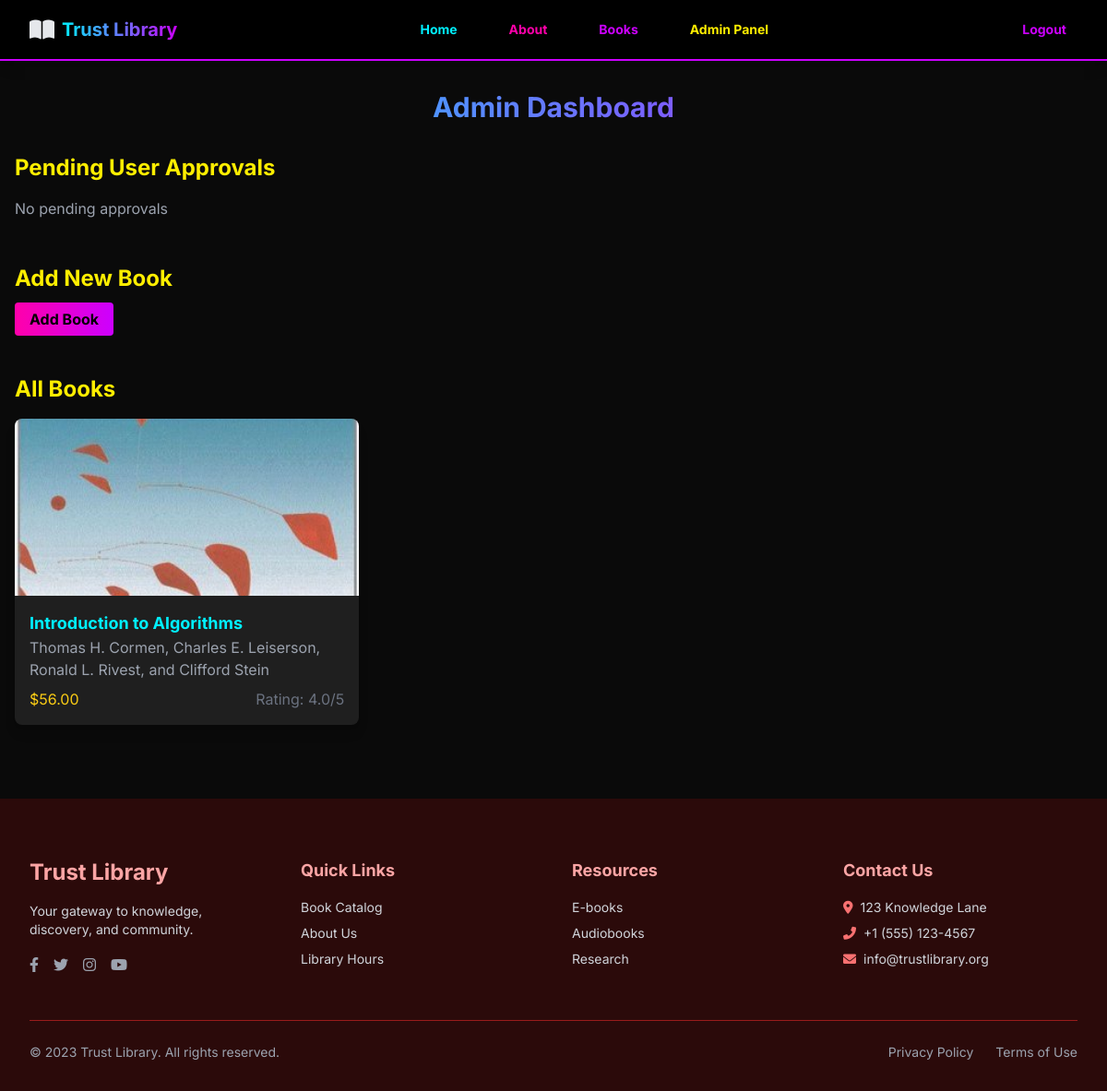
Page /admin/dashboard (signed in) on the committed database.
### app.py (models this page shows)
class Book(db.Model):
    id = db.Column(db.Integer, primary_key=True)
    title = db.Column(db.String(200), nullable=False)
    author = db.Column(db.String(100), nullable=False)
    description = db.Column(db.Text, nullable=False)
    price = db.Column(db.Float, nullable=False)
    rating = db.Column(db.Float, default=0.0)
    image_url = db.Column(db.String(300))
    date_added = db.Column(db.DateTime, default=datetime.utcnow)
    orders = db.relationship('Order', backref='book', lazy=True)

### app.py (the view)
    def wrapper(*args, **kwargs):
        if 'user_id' not in session:
            flash('Please login to access this page', 'warning')
            return redirect(url_for('login'))
        if not session.get('is_admin', False):
            flash('Admin access required', 'danger')
            return redirect(url_for('index'))
        return f(*args, **kwargs)

### app.py (called while the page is built)
def admin_required(f):
    def wrapper(*args, **kwargs):
        if 'user_id' not in session:
            flash('Please login to access this page', 'warning')
            return redirect(url_for('login'))
        if not session.get('is_admin', False):
            flash('Admin access required', 'danger')
            return redirect(url_for('index'))
        return f(*args, **kwargs)
    wrapper.__name__ = f.__name__
    return wrapper

@app.route('/admin/dashboard')
@admin_required
def admin_dashboard():
    pending_users = User.query.filter_by(is_approved=False).all()
    books = Book.query.all()
    orders = Order.query.all()
    return render_template('admin/dashboard.html',
                         pending_users=pending_users,
                         books=books,
                         orders=orders)

### templates/admin/dashboard.html (shortened to what this page needs)
{% extends "base.html" %}
{% block content %}
<div class="max-w-7xl mx-auto px-4 py-8">
    <h1 class="text-3xl font-bold mb-8 text-center bg-gradient-to-r from-neon-blue to-electric-purple bg-clip-text text-transparent">
    </h1>
    <div class="mb-12">
        <h2 class="text-2xl font-bold mb-4 text-vivid-yellow">Pending User Approvals</h2>
        {% if pending_users %}
            <div class="grid md:grid-cols-2 lg:grid-cols-3 gap-4">
                {% for user in pending_users %}
                    <div class="bg-[#1f1f1f] p-4 rounded-lg border border-electric-purple">
                        <h3 class="text-lg font-bold text-neon-blue">{{ user.username }}</h3>
                        <p class="text-gray-400">{{ user.email }}</p>
                        <p class="text-sm text-gray-500">Joined: {{ user.date_joined.strftime('%Y-%m-%d') }}</p>
                        <a href="{{ url_for('approve_user', user_id=user.id) }}"
                           class="mt-2 inline-block bg-green-600 text-white px-3 py-1 rounded text-sm hover:bg-green-700 transition">
                            Approve
                        </a>
                    </div>
                {% endfor %}
            </div>
        {% else %}
            <p class="text-gray-400">No pending approvals</p>
        {% endif %}
    </div>
    <div class="mb-12">
        <h2 class="text-2xl font-bold mb-4 text-vivid-yellow">Add New Book</h2>
        <a href="{{ url_for('add_book') }}"
           class="bg-gradient-to-r from-hot-pink to-electric-purple text-black px-4 py-2 rounded font-bold hover:opacity-90 transition">
            Add Book
        </a>
    </div>
    <div class="mb-12">
        <h2 class="text-2xl font-bold mb-4 text-vivid-yellow">All Books</h2>
        <div class="grid sm:grid-cols-2 lg:grid-cols-3 gap-6">
            {% for book in books %}
                <div class="bg-[#1f1f1f] rounded-lg overflow-hidden shadow-lg hover:shadow-electric-purple/30 transition">
                    {% if book.image_url %}
                        <img src="{{ url_for('static', filename=book.image_url) }}" alt="{{ book.title }}" class="w-full h-48 object-cover">
                    {% else %}
                        <div class="w-full h-48 bg-gray-800 flex items-center justify-center">
                            <i class="fas fa-book text-4xl text-gray-600"></i>
                        </div>
                    {% endif %}
                    <div class="p-4">
                        <h3 class="font-bold text-lg text-neon-blue">{{ book.title }}</h3>
                        <p class="text-gray-400">{{ book.author }}</p>
                        <div class="flex justify-between items-center mt-2">
                            <span class="text-yellow-400">${{ "%.2f"|format(book.price) }}</span>
                            <span class="text-gray-500">Rating: {{ book.rating }}/5</span>
                        </div>
                    </div>
                </div>
            {% endfor %}
        </div>
    </div>
</div>
{% endblock %}

### templates/base.html (style rules this page uses)
body { background-color: white; }

### rows in the picture
Book: image_url (picture), title "Introduction to Algorithms", author "Thomas H. Cormen, Charles E. Leiserson, Ronald L. Rivest, and Clifford Stein", price "56.00", rating "4.0"
